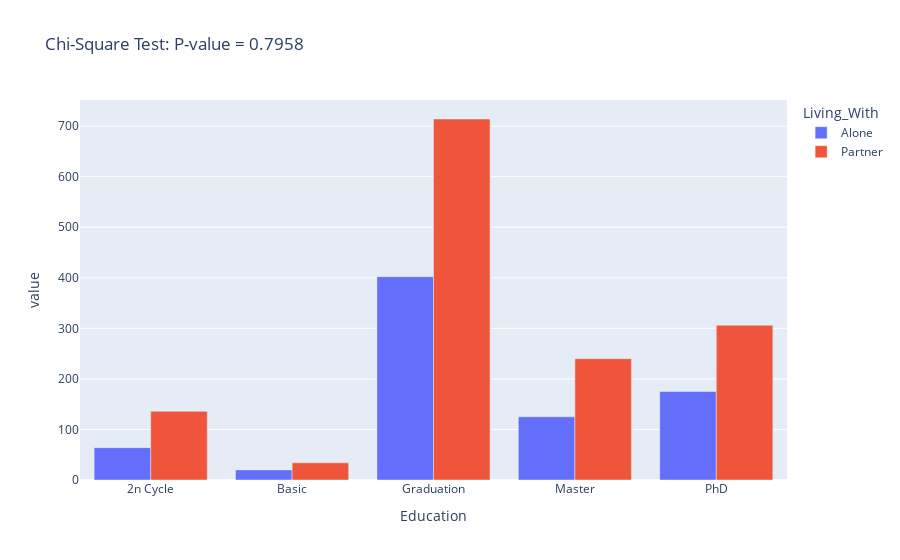

The code cell stored with this chart in its notebook:
### Code cell
import scipy.stats as stats
# Create a contingency table
contingency_table = pd.crosstab(df['Education'], df['Living_With'])

# Perform a chi-square test
chi2, p, _, _ = stats.chi2_contingency(contingency_table)

# Display the p-value and chi-squared statistic
print(f'Chi-squared statistic: {chi2}')
print(f'P-value: {p}')

# Create a Plotly bar chart
fig = px.bar(contingency_table,
             x=contingency_table.index,
             y=contingency_table.columns,
             title=f'Chi-Square Test: P-value = {p:.4f}',
             labels={'x': 'Education', 'y': 'Living_With'},
             barmode='group')

# Show the plot
fig.show()

### Figure 1 — Plotly figure (JSON) as saved in the notebook; plotly's stock layout.template omitted (floating-point values rounded to 4 significant figures)
{"data": [{"alignmentgroup": "True", "hovertemplate": "Living_With=Alone<br>Education=%{x}<br>value=%{y}<extra></extra>", "legendgroup": "Alone", "marker": {"color": "#636efa", "pattern": {"shape": ""}}, "name": "Alone", "offsetgroup": "Alone", "orientation": "v", "showlegend": true, "textposition": "auto", "type": "bar", "x": ["2n Cycle", "Basic", "Graduation", "Master", "PhD"], "xaxis": "x", "y": [64, 20, 402, 125, 175], "yaxis": "y"}, {"alignmentgroup": "True", "hovertemplate": "Living_With=Partner<br>Education=%{x}<br>value=%{y}<extra></extra>", "legendgroup": "Partner", "marker": {"color": "#EF553B", "pattern": {"shape": ""}}, "name": "Partner", "offsetgroup": "Partner", "orientation": "v", "showlegend": true, "textposition": "auto", "type": "bar", "x": ["2n Cycle", "Basic", "Graduation", "Master", "PhD"], "xaxis": "x", "y": [136, 34, 714, 240, 306], "yaxis": "y"}], "layout": {"barmode": "group", "legend": {"title": {"text": "Living_With"}, "tracegroupgap": 0}, "title": {"text": "Chi-Square Test: P-value = 0.7958"}, "xaxis": {"anchor": "y", "domain": [0, 1], "title": {"text": "Education"}}, "yaxis": {"anchor": "x", "domain": [0, 1], "title": {"text": "value"}}}}
